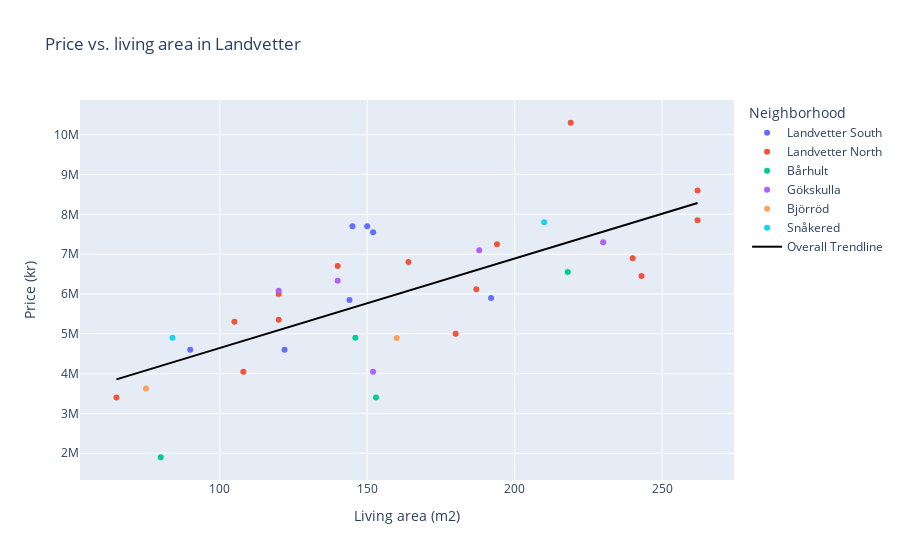

Notebook cell for this chart:
### Code cell
# Read dataframe
rawData = pd.read_csv('living-area-vs-selling-price.csv')

# Create dataframe without rows containing NaN values
finalData = rawData.dropna()

# Print figure number
print('Figure 2:')

#Create Plotly figure
#Ordinary Least Squares regression trendline 
fig = px.scatter(finalData, x='Living area (m2)', 
            y='Price (kr)', 
            color='Neighborhood', hover_data=['Adress'],
            title='Price vs. living area in Landvetter', 
            trendline='ols', trendline_scope='overall', trendline_color_override='black')
#Display figure
fig.show()

### Figure 1 — Plotly figure (JSON) as saved in the notebook; plotly's stock layout.template omitted (floating-point values rounded to 4 significant figures)
{"data": [{"customdata": [["Backatorpsvägen 6"], ["Berghemsvägen 9"], ["Brunnbergsvägen 10"], ["Byvägen 35"], ["Furuvägen 16"], ["Prästängsvägen 30"], ["Vibergsvägen 3"]], "hovertemplate": "Neighborhood=Landvetter South<br>Living area (m2)=%{x}<br>Price (kr)=%{y}<br>Adress=%{customdata[0]}<extra></extra>", "legendgroup": "Landvetter South", "marker": {"color": "#636efa", "symbol": "circle"}, "mode": "markers", "name": "Landvetter South", "orientation": "v", "showlegend": true, "type": "scatter", "x": [145, 144, 150, 152, 90, 192, 122], "xaxis": "x", "y": [7700000, 5850000, 7700000, 7550000, 4600000, 5900000, 4597000], "yaxis": "y"}, {"customdata": [["Blåklockevägen 136"], ["Blåklockevägen 141"], ["Borgåsvägen 12"], ["Borgåsvägen 41"], ["Furuhöjdsvägen 3"], ["Furuhöjdsvägen 6"], ["Hallonvägen 15"], ["Hjortronvägen 7"], ["Härkeshultsvägen 22"], ["Högåsvägen 21"], ["Solvägen 18"], ["Södra Stommen 80"], ["Timmervägen 55"], ["Trollbackevägen 10"], ["Vitsippevägen 4"]], "hovertemplate": "Neighborhood=Landvetter North<br>Living area (m2)=%{x}<br>Price (kr)=%{y}<br>Adress=%{customdata[0]}<extra></extra>", "legendgroup": "Landvetter North", "marker": {"color": "#EF553B", "symbol": "circle"}, "mode": "markers", "name": "Landvetter North", "orientation": "v", "showlegend": true, "type": "scatter", "x": [105, 194, 240, 262, 243, 262, 164, 120, 187, 219, 65, 108, 120, 180, 140], "xaxis": "x", "y": [5300000, 7250000, 6900000, 8600000, 6450000, 7850000, 6800000, 5350000, 6120000, 10300000, 3400000, 4050000, 6000000, 5000000, 6700000], "yaxis": "y"}, {"customdata": [["Bårekulla sjöväg 22"], ["Ekvägen 3"], ["Junibacken 12"], ["Milstensvägen 8"]], "hovertemplate": "Neighborhood=Bårhult<br>Living area (m2)=%{x}<br>Price (kr)=%{y}<br>Adress=%{customdata[0]}<extra></extra>", "legendgroup": "Bårhult", "marker": {"color": "#00cc96", "symbol": "circle"}, "mode": "markers", "name": "Bårhult", "orientation": "v", "showlegend": true, "type": "scatter", "x": [80, 146, 153, 218], "xaxis": "x", "y": [1900000, 4900000, 3400000, 6550000], "yaxis": "y"}, {"customdata": [["Doppingvägen 18"], ["Nytorpsvägen 22"], ["Uppegårdsvägen 49"], ["Uppegårdsvägen 53"], ["Västergårdsvägen 13"]], "hovertemplate": "Neighborhood=Gökskulla<br>Living area (m2)=%{x}<br>Price (kr)=%{y}<br>Adress=%{customdata[0]}<extra></extra>", "legendgroup": "Gökskulla", "marker": {"color": "#ab63fa", "symbol": "circle"}, "mode": "markers", "name": "Gökskulla", "orientation": "v", "showlegend": true, "type": "scatter", "x": [188, 140, 152, 120, 230], "xaxis": "x", "y": [7100000, 6330000, 4050000, 6080000, 7300000], "yaxis": "y"}, {"customdata": [["Dörravägen 5"], ["Myrvägen 8"]], "hovertemplate": "Neighborhood=Björröd<br>Living area (m2)=%{x}<br>Price (kr)=%{y}<br>Adress=%{customdata[0]}<extra></extra>", "legendgroup": "Björröd", "marker": {"color": "#FFA15A", "symbol": "circle"}, "mode": "markers", "name": "Björröd", "orientation": "v", "showlegend": true, "type": "scatter", "x": [160, 75], "xaxis": "x", "y": [4895000, 3625000], "yaxis": "y"}, {"customdata": [["Lisebergsvägen 40"], ["Sprängbäcksvägen 11"]], "hovertemplate": "Neighborhood=Snåkered<br>Living area (m2)=%{x}<br>Price (kr)=%{y}<br>Adress=%{customdata[0]}<extra></extra>", "legendgroup": "Snåkered", "marker": {"color": "#19d3f3", "symbol": "circle"}, "mode": "markers", "name": "Snåkered", "orientation": "v", "showlegend": true, "type": "scatter", "x": [210, 84], "xaxis": "x", "y": [7800000, 4900000], "yaxis": "y"}, {"hovertemplate": "<b>OLS trendline</b><br>Price (kr) = 22477.8 * Living area (m2) + 2.39487e+06<br>R<sup>2</sup>=0.501607<br><br>Living area (m2)=%{x}<br>Price (kr)=%{y} <b>(trend)</b><extra></extra>", "legendgroup": "Overall Trendline", "line": {"color": "black"}, "mode": "lines", "name": "Overall Trendline", "showlegend": true, "type": "scatter", "x": [65, 75, 80, 84, 90, 105, 108, 120, 120, 120, 122, 140, 140, 144, 145, 146, 150, 152, 152, 153, 160, 164, 180, 187, 188, 192, 194, 210, 218, 219, 230, 240, 243, 262, 262], "xaxis": "x", "y": [3856000.0, 4081000.0, 4193000.0, 4283000.0, 4418000.0, 4755000.0, 4822000.0, 5092000.0, 5092000.0, 5092000.0, 5137000.0, 5542000.0, 5542000.0, 5632000.0, 5654000.0, 5677000.0, 5767000.0, 5811000.0, 5811000.0, 5834000.0, 5991000.0, 6081000.0, 6441000.0, 6598000.0, 6621000.0, 6711000.0, 6756000.0, 7115000.0, 7295000.0, 7318000.0, 7565000.0, 7790000.0, 7857000.0, 8284000.0, 8284000.0], "yaxis": "y"}], "layout": {"legend": {"title": {"text": "Neighborhood"}, "tracegroupgap": 0}, "title": {"text": "Price vs. living area in Landvetter"}, "xaxis": {"anchor": "y", "domain": [0, 1], "title": {"text": "Living area (m2)"}}, "yaxis": {"anchor": "x", "domain": [0, 1], "title": {"text": "Price (kr)"}}}}
